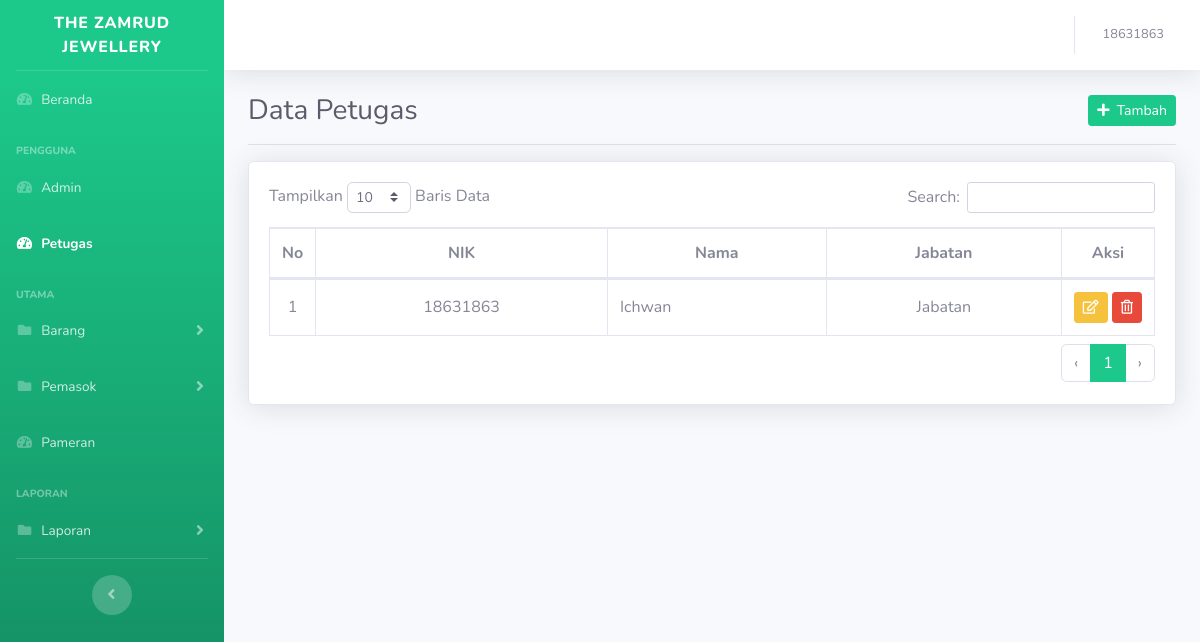
/index.php?h=petugas (signed in), run on the app's committed database.
### tables this page shows
CREATE TABLE `petugas` (
    id INT NOT NULL AUTO_INCREMENT,
    id_pengguna INT NOT NULL,
    nik VARCHAR(255),
    nama VARCHAR(255),
    jabatan VARCHAR(255),
    nomor_telepon VARCHAR(255),
    tempat_lahir VARCHAR(255),
    tanggal_lahir DATE,
    jenis_kelamin VARCHAR(255),
    tanggal_terdaftar DATE,
    PRIMARY KEY (id),
    FOREIGN KEY (id_pengguna) REFERENCES pengguna (id) ON DELETE CASCADE
);

### halaman/tampil/petugas.php (the view, shortened to what this page needs)
<div class="container-fluid">
    <div class="d-flex justify-content-between align-items-center">
        <h1 class="h3 mb-0 text-gray-800">Data Petugas</h1>
        <a href="?h=tambah_petugas" class="btn btn-primary btn-sm"><i class="fas fa-plus"></i>&nbsp;&nbsp;Tambah</a>
    </div>
    <hr>
    <div class="row">
        <div class="col-12">
            <div class="card shadow mb-4">
                <div class="card-body">
                    <div class="table-responsive">
                        <table class="table table-bordered" id="dataTable" width="100%" cellspacing="0">
                            <thead>
                                <tr>
                                    <th class="td-fit text-center">No</th>
                                    <th class="text-center">NIK</th>
                                    <th class="text-center">Nama</th>
                                    <th class="text-center">Jabatan</th>
                                    <th class="td-fit text-center">Aksi</th>
                                </tr>
                            </thead>
                            <?php
                            $result = $mysqli->query("SELECT * FROM petugas");
                            $no = 1;
                            ?>
                            <tbody>
                                <?php while ($row = $result->fetch_assoc()) : ?>
                                    <tr>
                                        <td class="td-fit align-middle text-center"><?= $no++; ?></td>
                                        <td class="align-middle text-center"><?= $row['nik']; ?></td>
                                        <td class="align-middle"><?= $row['nama']; ?></td>
                                        <td class="align-middle text-center"><?= $row['jabatan']; ?></td>
                                        <td class="text-center td-fit">
                                            <a href="?h=edit_petugas&id=<?= $row['id']; ?>" class="btn btn-sm btn-warning"><i class="far fa-edit"></i></a>
                                            <a href="?h=hapus_petugas&id=<?= $row['id']; ?>" class="btn btn-sm btn-danger" onclick="return confirm('Yakin ingin menghapus data ini?')"><i class="far fa-trash-alt"></i></a>
                                        </td>
                                    </tr>
                                <?php endwhile; ?>
                            </tbody>
                        </table>
                    </div>
                </div>
            </div>
        </div>
    </div>
</div>

### index.php (style rules this page uses)
.td-fit { width: 1%; white-space: nowrap; }

### data on the page
petugas: nik "18631863", nama "Ichwan", jabatan "Jabatan"

### other printed values
$_SESSION['user']['username'] "18631863"
